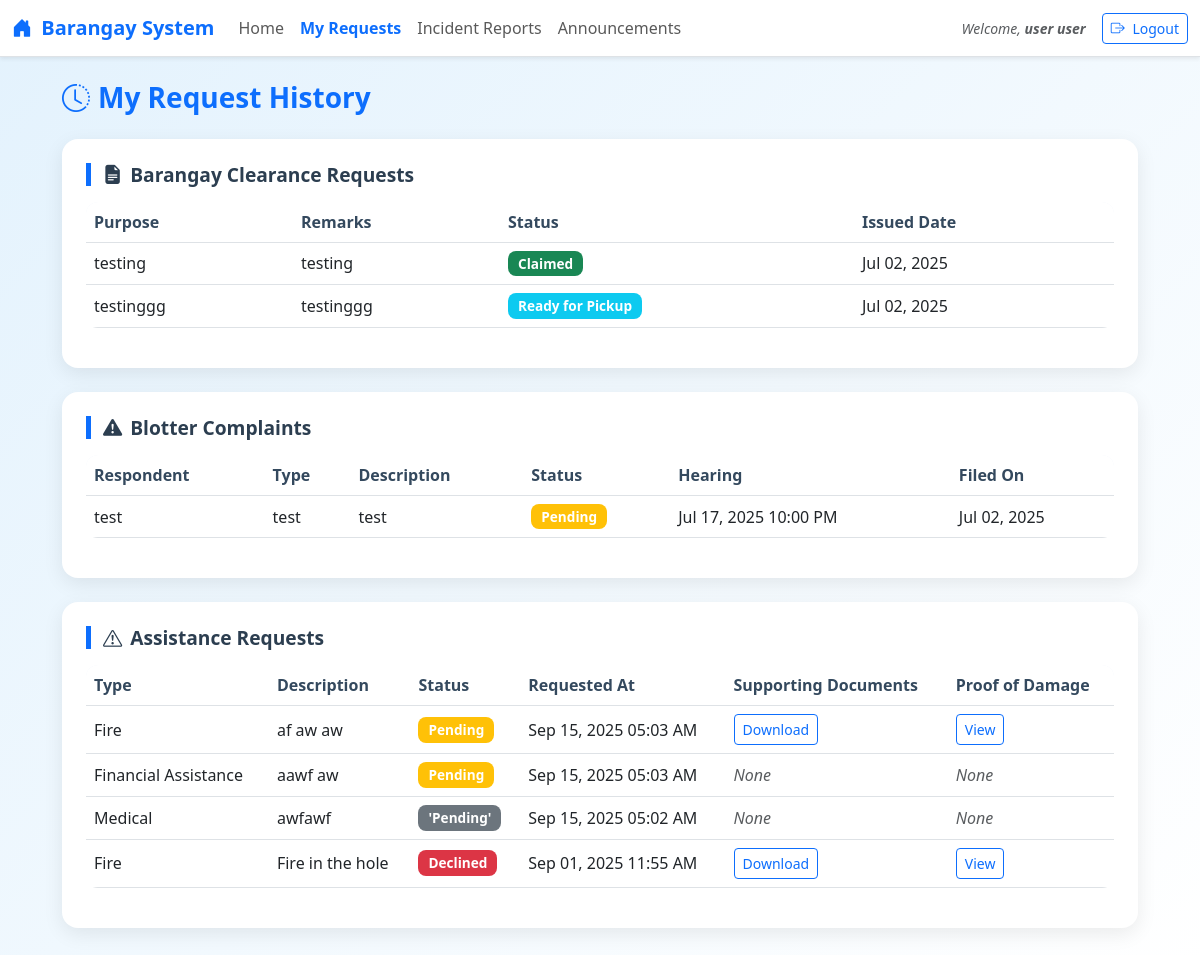
The app's page /resident_requests.php (signed in) with its own data.
### tables this page shows
CREATE TABLE `clearances` (
  `id` int(11) NOT NULL,
  `resident_id` int(11) DEFAULT NULL,
  `purpose` varchar(255) NOT NULL,
  `issued_date` date DEFAULT curdate(),
  `official_in_charge` varchar(100) DEFAULT NULL,
  `remarks` text DEFAULT NULL,
  `status` enum('Pending','Ready for Pickup','Claimed') DEFAULT 'Pending'
);

CREATE TABLE `blotters` (
  `id` int(11) NOT NULL,
  `complainant` varchar(100) NOT NULL,
  `respondent` varchar(100) DEFAULT NULL,
  `incident_type` varchar(100) DEFAULT NULL,
  `incident_location` text DEFAULT NULL,
  `incident_datetime` datetime DEFAULT NULL,
  `description` text DEFAULT NULL,
  `status` enum('Pending','Settled','Dismissed') DEFAULT 'Pending',
  `schedule_datetime` datetime DEFAULT NULL,
  `created_at` timestamp NOT NULL DEFAULT current_timestamp()
);

CREATE TABLE `assistance_requests` (
  `id` int(11) NOT NULL,
  `fullname` text NOT NULL,
  `address` text NOT NULL,
  `contact` text NOT NULL,
  `email` text NOT NULL,
  `birth_date` date NOT NULL,
  `gender` text NOT NULL,
  `civil_status` text NOT NULL,
  `occupation` text NOT NULL,
  `number_of_dependents` int(11) NOT NULL,
  `emergency_type` text NOT NULL,
  `emergency_description` longtext NOT NULL,
  `requested_at` timestamp NOT NULL DEFAULT current_timestamp() ON UPDATE current_timestamp(),
  `supporting_documents` blob DEFAULT NULL,
  `proof_of_damage` blob DEFAULT NULL,
  `status` text NOT NULL DEFAULT 'Pending',
  `user_id` int(11) NOT NULL
);

### resident_requests.php (the view, shortened to what this page needs)
<?php
include 'config.php';
$resident_id = $_SESSION['resident_id'];
$user_id = $_SESSION['user_id'];
$full_name = $_SESSION['name'];
$clearances = $conn->query("SELECT * FROM clearances WHERE resident_id = $resident_id ORDER BY issued_date DESC");
$blotters = $conn->query("SELECT * FROM blotters WHERE complainant = '$full_name' ORDER BY created_at DESC");
$assistance_requests = $conn->query("SELECT * FROM assistance_requests WHERE user_id = '$user_id' ORDER BY requested_at DESC");
?>
<!DOCTYPE html>
<html lang="en">
<head>
    <link rel="stylesheet" href="https://cdn.jsdelivr.net/npm/bootstrap@5.3.0/dist/css/bootstrap.min.css">
    <link rel="stylesheet" href="https://cdn.jsdelivr.net/npm/bootstrap-icons@1.10.5/font/bootstrap-icons.css">
</head>
<body>
<?php include 'navbar.php'; ?>
<div class="container py-4">
    <h3 class="mb-4"><i class="bi bi-clock-history me-2"></i>My Request History</h3>
    <div class="card p-4 mb-4">
        <h5 class="section-title"><i class="bi bi-file-earmark-text-fill me-2"></i>Barangay Clearance Requests</h5>
        <div class="table-responsive">
            <table class="table table-hover align-middle">
                <thead>
                    <tr>
                        <th>Purpose</th>
                        <th>Remarks</th>
                        <th>Status</th>
                        <th>Issued Date</th>
                    </tr>
                </thead>
                <tbody>
                    <?php if ($clearances->num_rows > 0): ?>
                        <?php while ($c = $clearances->fetch_assoc()): ?>
                        <tr>
                            <td><?= htmlspecialchars($c['purpose']) ?></td>
                            <td><?= htmlspecialchars($c['remarks']) ?></td>
                            <td>
                                <span class="badge bg-<?=
                                    $c['status'] === 'Pending' ? 'warning' :
                                    ($c['status'] === 'Ready for Pickup' ? 'info' : 'success') ?>">
                                    <?= $c['status'] ?>
                                </span>
                            </td>
                            <td><?= date('M d, Y', strtotime($c['issued_date'])) ?></td>
                        </tr>
                        <?php endwhile ?>
                    <?php else: ?>
                        <tr><td colspan="4" class="text-center text-muted">No clearance requests found.</td></tr>
                    <?php endif ?>
                </tbody>
            </table>
        </div>
    </div>
    <div class="card p-4 mb-4">
        <h5 class="section-title"><i class="bi bi-exclamation-triangle-fill me-2"></i>Blotter Complaints</h5>
        <div class="table-responsive">
            <table class="table table-hover align-middle">
                <thead>
                    <tr>
                        <th>Respondent</th>
                        <th>Type</th>
                        <th>Description</th>
                        <th>Status</th>
                        <th>Hearing</th>
                        <th>Filed On</th>
                    </tr>
                </thead>
                <tbody>
                    <?php if ($blotters->num_rows > 0): ?>
                        <?php while ($b = $blotters->fetch_assoc()): ?>
                        <tr>
                            <td><?= htmlspecialchars($b['respondent']) ?></td>
                            <td><?= htmlspecialchars($b['incident_type']) ?></td>
                            <td><?= htmlspecialchars($b['description']) ?></td>
                            <td>
                                <span class="badge bg-<?=
                                    $b['status'] === 'Pending' ? 'warning' :
                                    ($b['status'] === 'Settled' ? 'success' :
                                    ($b['status'] === 'Dismissed' ? 'danger' : 'secondary')) ?>">
                                    <?= $b['status'] ?>
                                </span>
                            </td>
                            <td>
                                <?= !empty($b['schedule_datetime'])
                                    ? date('M d, Y h:i A', strtotime($b['schedule_datetime']))
                                    : '<span class="text-muted">Not Scheduled</span>' ?>
                            </td>
                            <td><?= date('M d, Y', strtotime($b['created_at'])) ?></td>
                        </tr>
                        <?php endwhile ?>
                    <?php else: ?>
                        <tr><td colspan="6" class="text-center text-muted">No blotter complaints filed.</td></tr>
                    <?php endif ?>
                </tbody>
            </table>
        </div>
    </div>
    <div class="card p-4 mb-4">
        <h5 class="section-title"><i class="bi bi-exclamation-triangle me-2"></i>Assistance Requests</h5>
        <div class="table-responsive">
            <table class="table table-hover align-middle">
                <thead>
                    <tr>
                        <th>Type</th>
                        <th>Description</th>
                        <th>Status</th>
                        <th>Requested At</th>
                        <th>Supporting Documents</th>
                        <th>Proof of Damage</th>
                    </tr>
                </thead>
                <tbody>
                    <?php if ($assistance_requests->num_rows > 0): ?>
                        <?php while ($a = $assistance_requests->fetch_assoc()): ?>
                        <tr>
                            <td><?= htmlspecialchars($a['emergency_type']) ?></td>
                            <td><?= htmlspecialchars($a['emergency_description']) ?></td>
                            <td>
                                <span class="badge bg-<?php
                                    if (($a['status'] ?? 'Pending') === 'Pending') echo 'warning';
                                    else if (($a['status'] ?? '') === 'Approved') echo 'success';
                                    else if (($a['status'] ?? '') === 'Declined') echo 'danger';
                                    else echo 'secondary';
                                ?>">
                                    <?= htmlspecialchars($a['status'] ?? 'Pending') ?>
                                </span>
                            </td>
                            <td><?= date('M d, Y h:i A', strtotime($a['requested_at'])) ?></td>
                            <td>
                                <?php if (!empty($a['supporting_documents'])): ?>
                                    <a href="download.php?type=document&id=<?= $a['id'] ?>" class="btn btn-sm btn-outline-primary">Download</a>
                                <?php else: ?>
                                    <span class="text-muted">None</span>
                                <?php endif; ?>
                            </td>
                            <td>
                                <?php if (!empty($a['proof_of_damage'])): ?>
                                    <a href="download.php?type=image&id=<?= $a['id'] ?>" class="btn btn-sm btn-outline-primary">View</a>
                                <?php else: ?>
                                    <span class="text-muted">None</span>
                                <?php endif; ?>
                            </td>
                        </tr>
                        <?php endwhile ?>
                    <?php else: ?>
                        <tr><td colspan="6" class="text-center text-muted">No assistance requests found.</td></tr>
                    <?php endif ?>
                </tbody>
            </table>
        </div>
    </div>
</div>
</body>
</html>

### resident_requests.php (style rules this page uses)
body { background: linear-gradient(135deg, #e3f2fd, #ffffff); font-family: 'Segoe UI', sans-serif; min-height: 100vh; }
.container { max-width: 1100px; }
h3 { font-weight: 700; color: #0d6efd; }
.card { border-radius: 16px; border: none; box-shadow: 0 6px 20px rgba(0, 0, 0, 0.08); transition: transform 0.2s; }
.section-title { font-weight: 600; color: #2c3e50; margin-bottom: 1rem; border-left: 5px solid #0d6efd; padding-left: 12px; font-size: 1.2rem; }
.table { border-radius: 12px; overflow: hidden; }
.table thead { background: #f1f5fb; }
.table th { font-weight: 600; color: #34495e; }
.badge { font-size: 0.85em; padding: 6px 10px; border-radius: 8px; }
.text-muted { font-style: italic; }

### records on screen
clearances: purpose "testing", remarks "testing", status "Claimed", issued_date "Jul 02, 2025"
clearances: purpose "testinggg", remarks "testinggg", status "Ready for Pickup", issued_date "Jul 02, 2025"
blotters: respondent "test", incident_type "test", description "test", status "Pending", schedule_datetime "Jul 17, 2025 10:00 PM", created_at "Jul 02, 2025"
assistance_requests: emergency_type "Fire", emergency_description "af aw aw", status "Pending", requested_at "Sep 15, 2025 05:03 AM"
assistance_requests: emergency_type "Financial Assistance", emergency_description "aawf aw", status "Pending", requested_at "Sep 15, 2025 05:03 AM", shows "None"
assistance_requests: emergency_type "Medical", emergency_description "awfawf", status "'Pending'", requested_at "Sep 15, 2025 05:02 AM", shows "None"
assistance_requests: emergency_type "Fire", emergency_description "Fire in the hole", status "Declined", requested_at "Sep 01, 2025 11:55 AM"

### other values on screen
$userName "user user"
